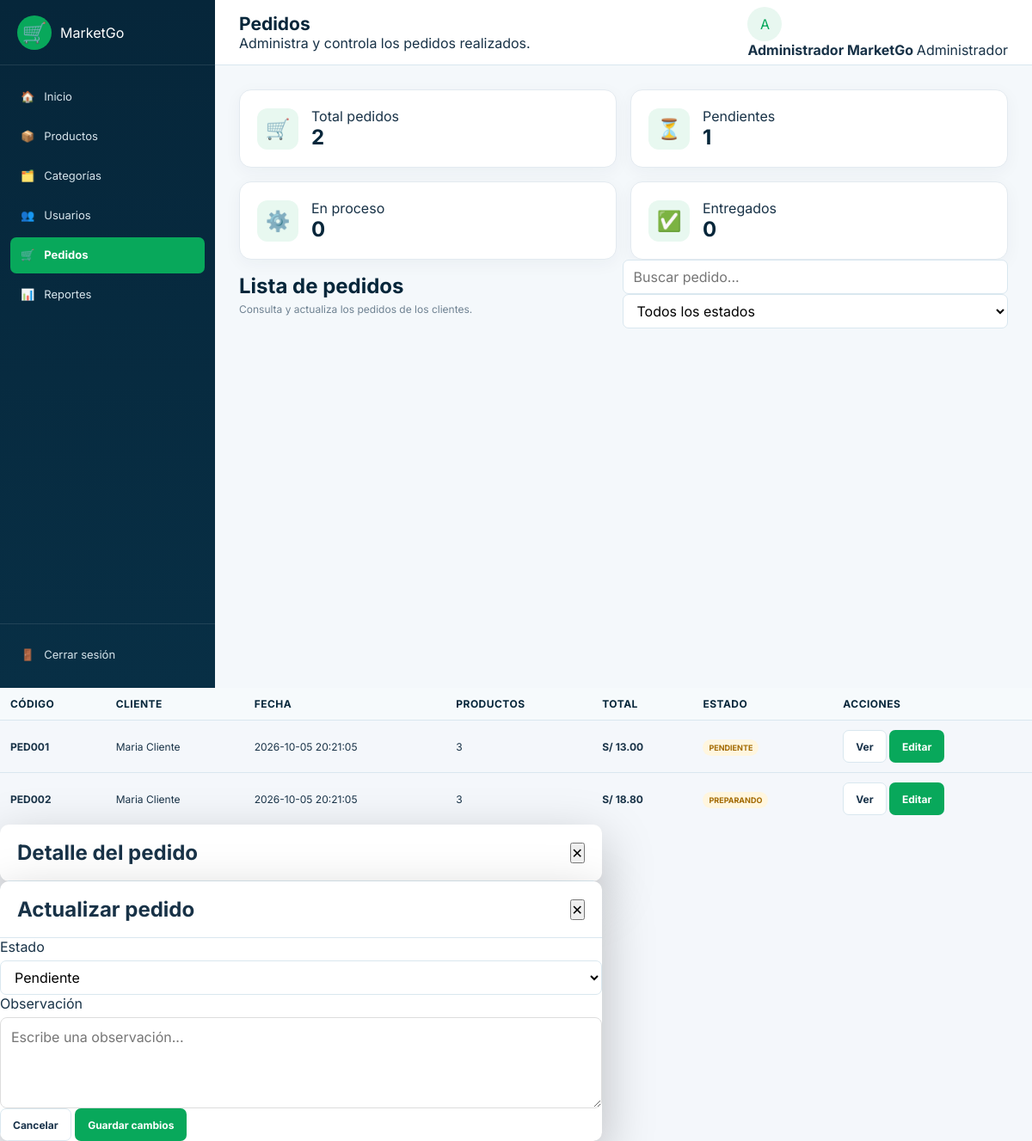
Page /admin/pedidos.php (signed in) on the committed database.
### tables this page shows
CREATE TABLE pedidos (
    id INT UNSIGNED AUTO_INCREMENT PRIMARY KEY,
    codigo VARCHAR(20) NOT NULL UNIQUE,
    usuario_id INT UNSIGNED NOT NULL,
    total DECIMAL(10,2) NOT NULL DEFAULT 0.00,
    estado ENUM(
        'PENDIENTE',
        'EN PROCESO',
        'PREPARANDO',
        'ENVIADO',
        'ENTREGADO',
        'CANCELADO'
    ) NOT NULL DEFAULT 'PENDIENTE',
    observacion TEXT NULL,
    fecha DATETIME NOT NULL DEFAULT CURRENT_TIMESTAMP,
    fecha_actualizacion DATETIME NULL DEFAULT NULL ON UPDATE CURRENT_TIMESTAMP,
    CONSTRAINT chk_pedidos_total CHECK (total >= 0),
    CONSTRAINT fk_pedidos_usuario
        FOREIGN KEY (usuario_id) REFERENCES usuarios(id)
        ON UPDATE CASCADE ON DELETE RESTRICT,
    INDEX idx_pedidos_usuario (usuario_id),
    INDEX idx_pedidos_estado (estado),
    INDEX idx_pedidos_fecha (fecha)
);

### admin/pedidos.php (the view, shortened to what this page needs)
<?php
require_once __DIR__ . '/../php/conexion.php';
$nombreUsuario=$_SESSION['nombre'] ?? 'Administrador';
$apellidoUsuario=$_SESSION['apellido'] ?? '';
$pedidos=[];
$sql="SELECT p.id,p.codigo,p.fecha,p.total,p.estado,p.observacion,
        u.id AS cliente_id,u.identificacion,CONCAT(u.nombre,' ',u.apellido) AS cliente,
        (SELECT COUNT(*) FROM detalle_pedido dp WHERE dp.pedido_id=p.id) AS productos
      FROM pedidos p INNER JOIN usuarios u ON u.id=p.usuario_id ORDER BY p.fecha DESC";
$res=$conn->query($sql);
if($res){
    $pedidos=$res->fetch_all(MYSQLI_ASSOC);
}
?>
<!DOCTYPE html>
<html lang="es">
<head>
    <link rel="stylesheet" href="../css/style.css">
<link rel="stylesheet" href="../css/page-admin-pedidos.css">
</head>
<body>
<div class="dashboard-container">
    <aside class="sidebar">
        <div class="sidebar-brand">
            <span class="brand-mark">🛒</span>
            <span>Market<spanclass="mg-inline-1">Go</span></span>
        </div>
        <nav class="sidebar-menu">
            <a href="dashboard.php">
                <span>🏠</span>
                <span>Inicio</span>
            </a>
            <a href="productos.php">
                <span>📦</span>
                <span>Productos</span>
            </a>
            <a href="categorias.php">
                <span>🗂️</span>
                <span>Categorías</span>
            </a>
            <a href="usuarios.php">
                <span>👥</span>
                <span>Usuarios</span>
            </a>
            <a href="pedidos.php" class="active">
                <span>🛒</span>
                <span>Pedidos</span>
            </a>
            <a href="reportes.php">
                <span>📊</span>
                <span>Reportes</span>
            </a>
        </nav>
        <div class="sidebar-bottom">
            <a href="../php/logout.php">
                <span>🚪</span>
                <span>Cerrar sesión</span>
            </a>
        </div>
    </aside>
    <main class="main-content">
        <header class="topbar">
            <div>
                <h1>Pedidos</h1>
                <p>Administra y controla los pedidos realizados.</p>
            </div>
            <div class="user-profile">
                <div class="user-avatar">
                    <?= strtoupper(substr($nombreUsuario, 0, 1)) ?>
                </div>
                <div class="user-info">
                    <strong>
                        <?= htmlspecialchars($nombreUsuario . ' ' . $apellidoUsuario) ?>
                    </strong>
                    <span>Administrador</span>
                </div>
            </div>
        </header>
        <section class="content-section">
            <?php
            $totalPedidos = count($pedidos);
            $pendientes = 0;
            $proceso = 0;
            $entregados = 0;
            $cancelados = 0;
            foreach ($pedidos as $pedido) {
                $estado = strtoupper($pedido['estado'] ?? '');
                if ($estado === 'PENDIENTE') {
                    $pendientes++;
                } elseif ($estado === 'EN PROCESO') {
                    $proceso++;
                } elseif ($estado === 'ENTREGADO') {
                    $entregados++;
                } elseif ($estado === 'CANCELADO') {
                    $cancelados++;
                }
            }
            ?>
            <div class="stats-grid">
                <div class="stat-card">
                    <div class="stat-icon">🛒</div>
                    <div>
                        <span>Total pedidos</span>
                        <strong><?= $totalPedidos ?></strong>
                    </div>
                </div>
                <div class="stat-card">
                    <div class="stat-icon">⏳</div>
                    <div>
                        <span>Pendientes</span>
                        <strong><?= $pendientes ?></strong>
                    </div>
                </div>
                <div class="stat-card">
                    <div class="stat-icon">⚙️</div>
                    <div>
                        <span>En proceso</span>
                        <strong><?= $proceso ?></strong>
                    </div>
                </div>
                <div class="stat-card">
                    <div class="stat-icon">✅</div>
                    <div>
                        <span>Entregados</span>
                        <strong><?= $entregados ?></strong>
                    </div>
                </div>
            </div>
            <div class="section-header">
                <div>
                    <h2>Lista de pedidos</h2>
                    <p>Consulta y actualiza los pedidos de los clientes.</p>
                </div>
                <divclass="mg-inline-2">
                    <input
                        type="text"
                        id="buscarPedido"
                        class="search-input"
                        placeholder="Buscar pedido..."
                    >
                    <select id="filtroEstado" class="filter-select">
                        <option value="">Todos los estados</option>
                    </select>
                </div>
            </div>
            <div class="table-container">
                <table class="data-table">
                    <thead>
                        <tr>
                            <th>Código</th>
                            <th>Cliente</th>
                            <th>Fecha</th>
                            <th>Productos</th>
                            <th>Total</th>
                            <th>Estado</th>
                            <th>Acciones</th>
                        </tr>
                    </thead>
                    <tbody id="tablaPedidos">
                    <?php if (empty($pedidos)): ?>
                        <tr>
                            <td colspan="7"class="mg-inline-3">
                                <divclass="mg-inline-4">
                                    🛒
                                </div>
                                <strong>No hay pedidos registrados</strong>
                                <pclass="mg-inline-5">
                                    Los pedidos realizados por los clientes aparecerán aquí.
                                </p>
                            </td>
                        </tr>
                    <?php else: ?>
                        <?php foreach ($pedidos as $pedido): ?>
                            <?php
                            $codigo = $pedido['codigo'] ?? '---';
                            $cliente = $pedido['cliente'] ?? 'Cliente';
                            $fecha = $pedido['fecha'] ?? '---';
                            $productos = $pedido['productos'] ?? 0;
                            $total = $pedido['total'] ?? 0;
                            $estado = strtoupper($pedido['estado'] ?? 'PENDIENTE');
                            if ($estado === 'ENTREGADO') {
                                $claseEstado = 'entregado';
                            } elseif ($estado === 'CANCELADO') {
                                $claseEstado = 'cancelado';
                            } else {
                                $claseEstado = 'pendiente';
                            }
                            ?>
                            <tr
                                class="fila-pedido"
                                data-codigo="<?= htmlspecialchars($codigo) ?>"
                                data-cliente="<?= htmlspecialchars($cliente) ?>"
                                data-estado="<?= htmlspecialchars($estado) ?>"
                            >
                                <td>
                                    <strong><?= htmlspecialchars($codigo) ?></strong>
                                </td>
                                <td>
                                    <?= htmlspecialchars($cliente) ?>
                                </td>
                                <td>
                                    <?= htmlspecialchars($fecha) ?>
                                </td>
                                <td>
                                    <?= htmlspecialchars($productos) ?>
                                </td>
                                <td>
                                    <strong>
                                        S/ <?= number_format((float)$total, 2) ?>
                                    </strong>
                                </td>
                                <td>
                                    <span class="status <?= $claseEstado ?>">
                                        <?= htmlspecialchars($estado) ?>
                                    </span>
                                </td>
                                <td>
                                    <button
                                        type="button"
                                        class="btn-secondary"
                                        onclick='verPedido(<?= json_encode($pedido, JSON_HEX_TAG | JSON_HEX_APOS | JSON_HEX_QUOT | JSON_HEX_AMP) ?>)'
                                    >
                                        Ver
                                    </button>
                                    <button
                                        type="button"
                                        class="btn-primary"
                                        onclick='editarPedido(<?= json_encode($pedido, JSON_HEX_TAG | JSON_HEX_APOS | JSON_HEX_QUOT | JSON_HEX_AMP) ?>)'
                                    >
                                        Editar
                                    </button>
                                </td>
                            </tr>
                        <?php endforeach; ?>
                    <?php endif; ?>
                    </tbody>
                </table>
            </div>
<div id="modalPedido" class="modal">
    <div class="modal-content">
        <div class="modal-header">
            <h2>Detalle del pedido</h2>
            <button type="button" onclick="cerrarModal('modalPedido')">
                ✕
            </button>
        </div>
    </div>
</div>
<div id="modalEditar" class="modal">
    <div class="modal-content">
        <div class="modal-header">
            <h2>Actualizar pedido</h2>
            <button type="button" onclick="cerrarModal('modalEditar')">
                ✕
            </button>
        </div>
        <form action="../php/actualizar_pedido.php" method="POST">
            <div class="form-group">
                <label>Estado</label>
                <select name="estado" id="editarEstado"class="mg-inline-6" required class="filter-select mg-inline-6">
                    <option value="PENDIENTE">Pendiente</option>
                </select>
            </div>
            <div class="form-group">
                <label>Observación</label>
                <textarea
                    name="observacion"
                    id="editarObservacion"
                    rows="4"
                    placeholder="Escribe una observación..."
                   class="mg-inline-7"
                ></textarea>
            </div>
            <divclass="mg-inline-8">
                <button
                    type="button"
                    class="btn-secondary"
                    onclick="cerrarModal('modalEditar')"
                >
                    Cancelar
                </button>
                <button type="submit" class="btn-primary">
                    Guardar cambios
                </button>
            </div>
    </div>
</body>
</html>

### css/page-admin-pedidos.css (style rules this page uses)
.mg-inline-6 { width:100%; }
.mg-inline-7 { width:100%; padding:12px; border:1px solid #ddd; border-radius:8px; resize:vertical; }

### rows in the picture
pedidos: codigo "PED001", cliente "Maria Cliente", fecha "2026-10-05 20:21:05", productos "3", total "13.00", estado "PENDIENTE"
pedidos: codigo "PED002", cliente "Maria Cliente", fecha "2026-10-05 20:21:05", productos "3", total "18.80", estado "PREPARANDO"

### other values in the picture
substr($nombreUsuario, 0, 1) "A"
$nombreUsuario . ' ' . $apellidoUsuario "Administrador MarketGo"
$totalPedidos "2"
$pendientes "1"
$proceso "0"
$entregados "0"
